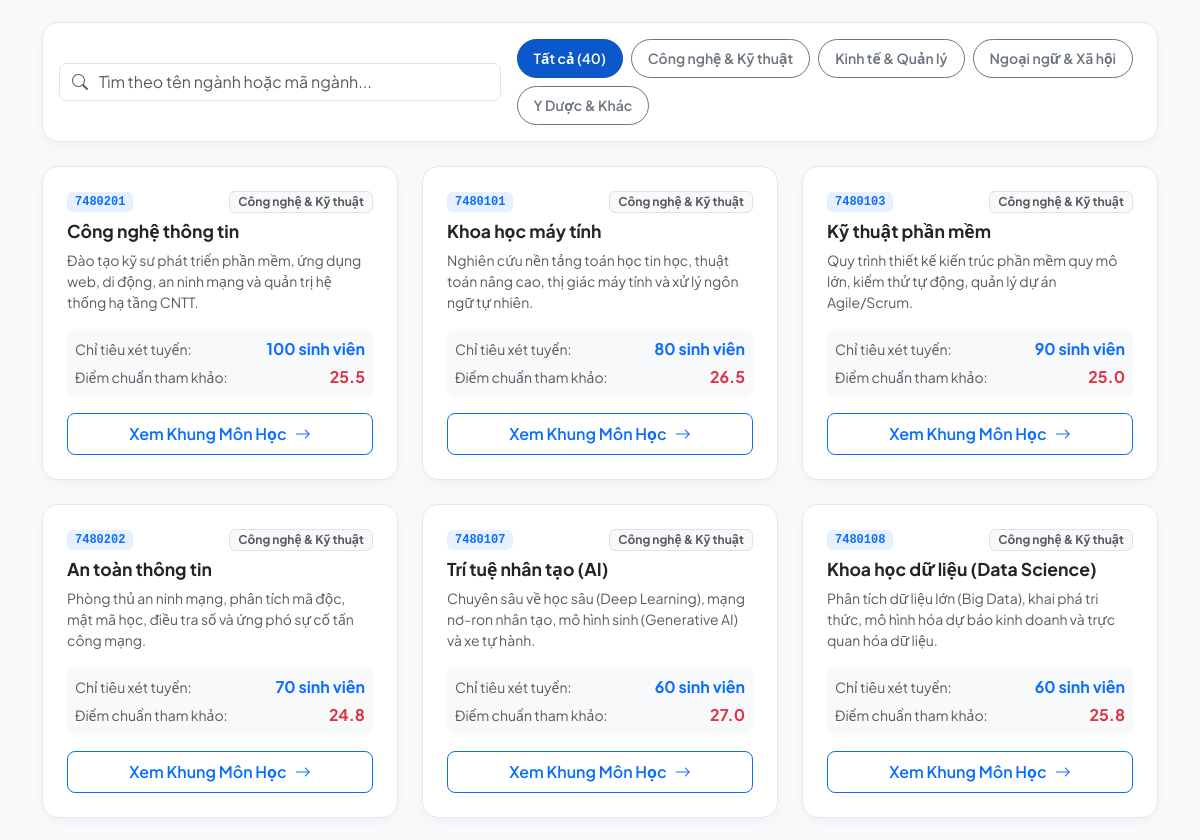
Before: / (middle part) with the older database file.
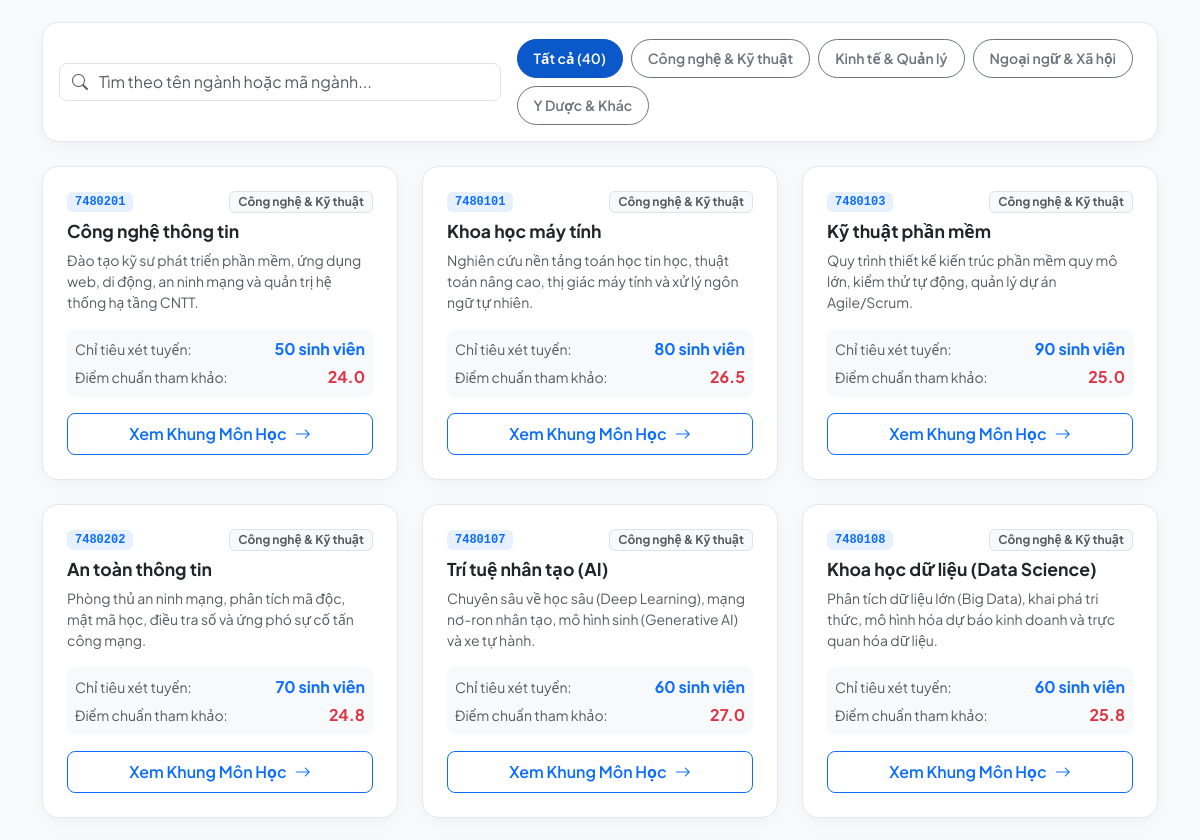
After: the same page with the newer database file.
### app/models.py (models this page shows)
class Major(Base):
    __tablename__ = "majors"
    id = Column(Integer, primary_key=True, index=True)
    code = Column(String(20), unique=True, index=True, nullable=False) # VD: 7480201 (CNTT)
    name = Column(String(200), nullable=False)                         # Công nghệ thông tin
    category = Column(String(100), default="Công nghệ & Kỹ thuật")     # Khối ngành
    description = Column(Text, nullable=True)                          # Giới thiệu ngành học & chuẩn đầu ra
    quota = Column(Integer, default=50)                               # Chỉ tiêu tuyển sinh
    benchmark_score = Column(Float, default=0.0)                      # Điểm chuẩn trúng tuyển (sau lọc ảo)
    applications = relationship("AdmissionApplication", back_populates="major", foreign_keys="[AdmissionApplication.major_id]")
    applications_nv2 = relationship("AdmissionApplication", back_populates="major_nv2", foreign_keys="[AdmissionApplication.major_nv2_id]")
    subjects = relationship("Subject", back_populates="major", cascade="all, delete-orphan")

### app/routers/web_views.py (the view)
@router.get("/")
def home_page(request: Request, db: Session = Depends(get_db)):
    user = get_current_user(request, db)
    majors = db.query(Major).all()
    faqs = db.query(FAQItem).all()
    total_subjects = db.query(Subject).count()
    return templates.TemplateResponse("index.html", {
        "request": request,
        "user": user,
        "majors": majors,
        "faqs": faqs,
        "total_subjects": total_subjects
    })

### app/database.py (called while the page is built)
def get_db():
    db = SessionLocal()
    try:
        yield db
    finally:
        db.close()

### app/routers/web_views.py (called while the page is built)
def get_current_user(request: Request, db: Session):
    user_id = request.cookies.get("user_id")
    if not user_id:
        return None
    try:
        return db.query(User).filter(User.id == int(user_id)).first()
    except:
        return None

### app/templates/index.html (shortened to what this page needs)
{% extends "base.html" %}
{% block content %}
<div class="mb-5">
    <div class="card card-modern p-3 mb-4">
        <div class="row g-3 align-items-center">
            <div class="col-md-5">
                <div class="input-group border rounded-3 overflow-hidden">
                    <span class="input-group-text bg-white border-0 text-muted"><i class="bi bi-search"></i></span>
                    <input type="text" id="majorSearchInput" class="form-control border-0 ps-0" placeholder="Tìm theo tên ngành hoặc mã ngành..." onkeyup="filterMajors()">
                </div>
            </div>
            <div class="col-md-7">
                <div class="d-flex gap-2 flex-wrap" id="categoryButtons">
                    <button class="btn btn-sm btn-primary active cat-btn rounded-pill px-3 py-2 fw-semibold" onclick="selectCategory('ALL', this)">Tất cả (40)</button>
                    <button class="btn btn-sm btn-outline-secondary cat-btn rounded-pill px-3 py-2 fw-semibold" onclick="selectCategory('Công nghệ & Kỹ thuật', this)">Công nghệ & Kỹ thuật</button>
                    <button class="btn btn-sm btn-outline-secondary cat-btn rounded-pill px-3 py-2 fw-semibold" onclick="selectCategory('Kinh tế & Quản lý', this)">Kinh tế & Quản lý</button>
                    <button class="btn btn-sm btn-outline-secondary cat-btn rounded-pill px-3 py-2 fw-semibold" onclick="selectCategory('Ngoại ngữ & Xã hội', this)">Ngoại ngữ & Xã hội</button>
                    <button class="btn btn-sm btn-outline-secondary cat-btn rounded-pill px-3 py-2 fw-semibold" onclick="selectCategory('Y Dược - Sinh học - Kiến trúc', this)">Y Dược & Khác</button>
                </div>
            </div>
        </div>
    </div>
    <div class="row g-4" id="majorsContainer">
        {% for m in majors %}
        <div class="col-md-6 col-lg-4 major-card-item" data-category="{{ m.category }}" data-name="{{ m.name|lower }}" data-code="{{ m.code|lower }}">
            <div class="card card-modern h-100 p-3">
                <div class="card-body d-flex flex-column p-2">
                    <div class="d-flex justify-content-between align-items-center mb-2">
                        <span class="badge bg-primary bg-opacity-10 text-primary font-monospace fw-bold px-2 py-1 rounded">{{ m.code }}</span>
                        <span class="badge bg-light text-muted border px-2 py-1 rounded small">{{ m.category }}</span>
                    </div>
                    <h5 class="card-title fw-bold text-dark mb-2" style="font-size: 1.1rem;">{{ m.name }}</h5>
                    <p class="text-muted small flex-grow-1 mb-3" style="min-height: 44px; line-height: 1.5;">{{ m.description }}</p>
                    <div class="p-2 rounded-3 bg-light mb-3">
                        <div class="d-flex justify-content-between align-items-center mb-1">
                            <span class="text-muted small">Chỉ tiêu xét tuyển:</span>
                            <span class="fw-bold text-primary">{{ m.quota }} sinh viên</span>
                        </div>
                        <div class="d-flex justify-content-between align-items-center">
                            <span class="text-muted small">Điểm chuẩn tham khảo:</span>
                            <span class="fw-bold text-danger">{{ m.benchmark_score if m.benchmark_score > 0 else 'Đang cập nhật' }}</span>
                        </div>
                    </div>
                    <a href="/majors/{{ m.id }}" class="btn btn-outline-primary fw-semibold w-100 py-2 rounded-3 d-flex align-items-center justify-content-center gap-2">
                        <span>Xem Khung Môn Học</span>
                        <i class="bi bi-arrow-right"></i>
                    </a>
                </div>
            </div>
        </div>
        {% endfor %}
    </div>
</div>
{% endblock %}

### app/templates/base.html (shortened to what this page needs)
<!DOCTYPE html>
<html lang="vi">
<head>
    <link href="https://cdn.jsdelivr.net/npm/bootstrap@5.3.3/dist/css/bootstrap.min.css" rel="stylesheet">
    <link rel="stylesheet" href="https://cdn.jsdelivr.net/npm/bootstrap-icons@1.11.3/font/bootstrap-icons.min.css">
</head>
<body>
    <main class="container py-4">
        {% block content %}{% endblock %}
    </main>
</body>
</html>

### app/templates/base.html (style rules this page uses)
:root { --primary: #2563eb; --primary-dark: #1d4ed8; --primary-light: #eff6ff; --secondary: #0f172a; --accent: #f59e0b; --success: #10b981; --danger: #ef4444; --surface: #ffffff; --background: #f8fafc; --border: #e2e8f0; --text-main: #1e293b; --text-muted: #64748b; }
body { background-color: var(--background); color: var(--text-main); font-family: 'Plus Jakarta Sans', system-ui, -apple-system, sans-serif; -webkit-font-smoothing: antialiased; }
.card-modern { background: var(--surface); border: 1px solid var(--border); border-radius: 16px; box-shadow: 0 4px 20px -2px rgba(15, 23, 42, 0.05); transition: all 0.25s cubic-bezier(0.16, 1, 0.3, 1); }

Changed rows visible on the page:
changed Major "Công nghệ thông tin": quota "100" → "50"; benchmark_score "25.5" → "24.0"
